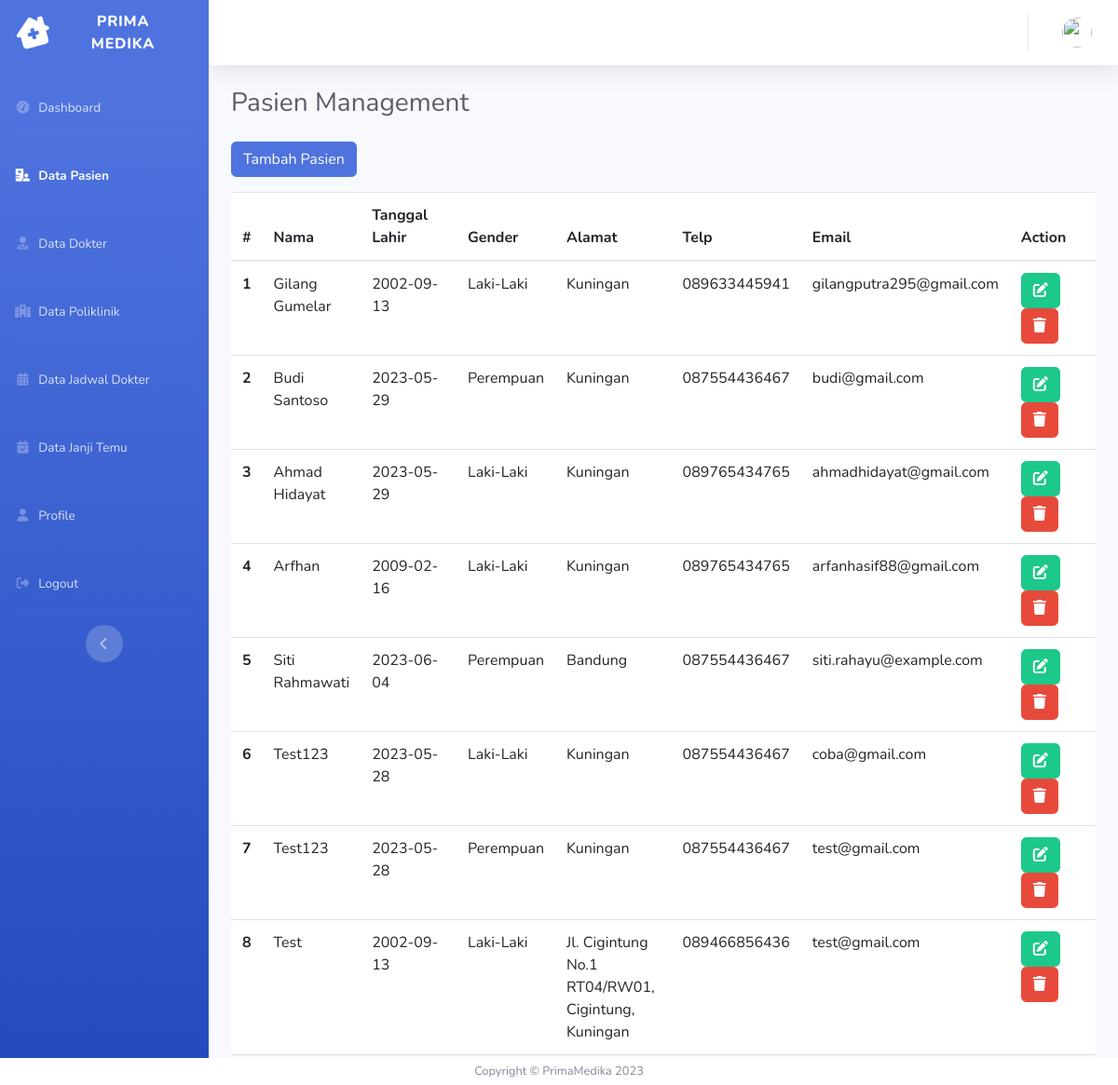
The app's page /index.php/admin/data_pasien with its own data.
### tables this page shows
CREATE TABLE `pasien` (
  `pasien_id` int(11) NOT NULL,
  `name_pasien` varchar(255) NOT NULL,
  `tempat_lahir` varchar(50) NOT NULL,
  `tanggal_lahir` date NOT NULL,
  `jenis_kelamin` enum('Laki-Laki','Perempuan') NOT NULL,
  `alamat` text NOT NULL,
  `nomor_telepon` varchar(20) NOT NULL,
  `email` varchar(50) NOT NULL
);

### application/controllers/Admin.php (called while the page is built, shortened)
<?php
class Admin extends CI_Controller
{
    public function __construct()
    {
        $this->load->model('Admin_model');
    }
    public function data_pasien()
    {
        $data['title'] = 'Pasien Management';
        $data['user'] = $this->Admin_model->getUser();
        $data['pasien'] = $this->Admin_model->getPasien();
        $this->load->view('templates/header', $data);
        $this->load->view('templates/sidebar_admin', $data);
        $this->load->view('templates/topbar', $data);
        $this->load->view('admin/pasien', $data);
        $this->load->view('templates/footer');
    }
}

### index.php (called while the page is built, shortened)
<?php
require_once BASEPATH.'core/CodeIgniter.php';

### application/models/Admin_model.php (called while the page is built, shortened)
<?php
class Admin_model extends CI_Model
{
    public function getPasien()
    {
        $query = $this->db->get('pasien');
        return $query->result_array();
    }
}

### application/views/admin/pasien.php (the view, shortened to what this page needs)
<div class="container-fluid">
    <h1 class="h3 mb-4 text-gray-800"><?= $title; ?></h1>
    <div class="row mb-3">
        <div class="col-lg">
            <a href="" class="btn btn-primary mb-3" data-toggle="modal" data-target="#newModal">Tambah Pasien</a>
            <table class="table table-hover">
                <thead>
                    <tr>
                        <th scope="col" width="20px">#</th>
                        <th scope="col" width="100px">Nama</th>
                        <th scope="col" width="120">Tanggal Lahir</th>
                        <th scope="col" width="30px">Gender</th>
                        <th scope="col" width="130px">Alamat</th>
                        <th scope="col" width="50px">Telp</th>
                        <th scope="col" width="50px">Email</th>
                        <th scope="col" width="110px">Action</th>
                    </tr>
                </thead>
                <tbody>
                    <?php $i = 1; ?>
                    <?php foreach ($pasien as $p) : ?>
                        <tr>
                            <th scope="row"><?= $i++; ?></th>
                            <td><?= $p['name_pasien'] ?></td>
                            <td><?= $p['tanggal_lahir'] ?></td>
                            <td><?= $p['jenis_kelamin'] ?></td>
                            <td><?= $p['alamat'] ?></td>
                            <td><?= $p['nomor_telepon'] ?></td>
                            <td><?= $p['email'] ?></td>
                            <td>
                                <a href="<?= base_url('admin/edit_pasien/' . $p['pasien_id']) ?>" class="btn btn-success"><i class="fas fa-solid fa-pen-to-square"></i></a>
                                <a href="<?= base_url('admin/delete_pasien/' . $p['pasien_id']) ?>" class="btn btn-danger"><i class="fas fa-solid fa-trash"></i></a>
                            </td>
                        </tr>
                    <?php endforeach; ?>
                </tbody>
            </table>
        </div>
    </div>
</div>
</div>

### application/views/templates/header.php (shortened to what this page needs)
<!DOCTYPE html>
<html lang="en">
<head>
    <link href="<?= base_url('assets/'); ?>vendor/fontawesome-free/css/all.min.css" rel="stylesheet" type="text/css">
    <link href="https://cdn.jsdelivr.net/npm/bootstrap@5.3.0/dist/css/bootstrap.min.css" rel="stylesheet">
    <link href="<?= base_url('assets/'); ?>css/sb-admin-2.min.css" rel="stylesheet">
</head>
<body id="page-top">
    <div id="wrapper">

### application/views/templates/sidebar_admin.php
<ul class="navbar-nav bg-gradient-primary sidebar sidebar-dark accordion" id="accordionSidebar">
    <a class="sidebar-brand d-flex align-items-center justify-content-center" href="index.html">
        <div class="sidebar-brand-icon rotate-n-15">
            <i class="fas fa-fw fa-solid fa-house-chimney-medical"></i>
        </div>
        <div class="sidebar-brand-text mx-3">Prima Medika</div>
    </a>
    <hr class="sidebar-divider">
    <li class="nav-item <?= $this->uri->segment(2) == 'index' ? 'active' : '' ?>">
        <a href="<?= base_url('admin/index'); ?>" class="nav-link">
            <i class="fas fa-fw fa-tachometer-alt"></i>
            <span>Dashboard</span>
        </a>
    </li>
    <hr class="sidebar-divider d-none d-md-block">
    <li class="nav-item <?= $this->uri->segment(2) == 'data_pasien' ? 'active' : '' ?>">
        <a href="<?= base_url('admin/data_pasien'); ?>" class="nav-link">
            <i class="fas fa-fw fa-regular fa-hospital-user"></i>
            <span>Data Pasien</span>
        </a>
    </li>
    <hr class="sidebar-divider d-none d-md-block">
    <li class="nav-item <?= $this->uri->segment(2) == 'data_dokter' ? 'active' : '' ?>">
        <a href="<?= base_url('admin/data_dokter'); ?>" class="nav-link">
            <i class="fas fa-fw fa-sharp fa-solid fa-user-doctor"></i>
            <span>Data Dokter</span>
        </a>
    </li>
    <hr class="sidebar-divider d-none d-md-block">
    <li class="nav-item <?= $this->uri->segment(2) == 'data_poli' ? 'active' : '' ?>">
        <a href="<?= base_url('admin/data_poli'); ?>" class="nav-link">
            <i class="fas fa-fwf far fa-hospital"></i>
            <span>Data Poliklinik</span>
        </a>
    </li>
    <hr class="sidebar-divider d-none d-md-block">
    <li class="nav-item <?= $this->uri->segment(2) == 'data_jadwal_dokter' ? 'active' : '' ?>">
        <a href="<?= base_url('admin/data_jadwal_dokter'); ?>" class="nav-link">
            <i class="fas fa-fw fa-solid fa-calendar-days"></i>
            <span>Data Jadwal Dokter</span>
        </a>
    </li>
    <hr class="sidebar-divider d-none d-md-block">
    <li class="nav-item <?= $this->uri->segment(2) == 'data_janji_temu' ? 'active' : '' ?>">
        <a href="<?= base_url('admin/data_janji_temu'); ?>" class="nav-link">
            <i class="fas fa-fw fa-solid fa-calendar-check"></i>
            <span>Data Janji Temu</span>
        </a>
    </li>
    <hr class="sidebar-divider d-none d-md-block">
    <li class="nav-item <?= $this->uri->segment(2) == 'profile' ? 'active' : '' ?>">
        <a href="<?= base_url('admin/profile'); ?>" class="nav-link">
            <i class="fas fa-fw fa-user"></i>
            <span>Profile</span>
        </a>
    </li>
    <hr class="sidebar-divider d-none d-md-block">
    <li class="nav-item">
        <a class="nav-link" href="<?= base_url('auth/logout'); ?>">
            <i class="fas fa-fw fa-right-from-bracket"></i>
            <span>Logout</span></a>
    </li>
    <hr class="sidebar-divider d-none d-md-block">
    <div class="text-center d-none d-md-inline">
        <button class="rounded-circle border-0" id="sidebarToggle"></button>
    </div>
</ul>

### application/views/templates/topbar.php (shortened to what this page needs)
<div id="content-wrapper" class="d-flex flex-column">
    <div id="content">
        <nav class="navbar navbar-expand navbar-light bg-white topbar mb-4 static-top shadow">
            <ul class="navbar-nav ml-auto">
                <li class="nav-item dropdown no-arrow">
                    <a class="nav-link dropdown-toggle" href="#" id="userDropdown" role="button" data-toggle="dropdown" aria-haspopup="true" aria-expanded="false">
                        <img class="img-profile rounded-circle" src="<?= base_url('assets/img/profile/') . $user['image']; ?>">
                    </a>
                </li>
            </ul>
        </nav>

### application/views/templates/footer.php (shortened to what this page needs)
<footer class="sticky-footer fixed-bottom bg-white p-2">
    <div class="container my-auto">
        <div class="copyright text-center my-auto">
            <span>Copyright &copy; PrimaMedika <?= date('Y'); ?></span>
        </div>
    </div>
</footer>
</div>
</div>
</body>
</html>

### records on screen
pasien: name_pasien "Gilang Gumelar", tanggal_lahir "2002-09-13", jenis_kelamin "Laki-Laki", alamat "Kuningan", nomor_telepon "089633445941", email "gilangputra295@gmail.com"
pasien: name_pasien "Budi Santoso", tanggal_lahir "2023-05-29", jenis_kelamin "Perempuan", alamat "Kuningan", nomor_telepon "087554436467", email "budi@gmail.com"
pasien: name_pasien "Ahmad Hidayat", tanggal_lahir "2023-05-29", jenis_kelamin "Laki-Laki", alamat "Kuningan", nomor_telepon "089765434765", email "ahmadhidayat@gmail.com"
pasien: name_pasien "Arfhan", tanggal_lahir "2009-02-16", jenis_kelamin "Laki-Laki", alamat "Kuningan", nomor_telepon "089765434765", email "arfanhasif88@gmail.com"
pasien: name_pasien "Siti Rahmawati", tanggal_lahir "2023-06-04", jenis_kelamin "Perempuan", alamat "Bandung", nomor_telepon "087554436467", email "siti.rahayu@example.com"
pasien: name_pasien "Test123", tanggal_lahir "2023-05-28", jenis_kelamin "Laki-Laki", alamat "Kuningan", nomor_telepon "087554436467", email "coba@gmail.com"
pasien: name_pasien "Test123", tanggal_lahir "2023-05-28", jenis_kelamin "Perempuan", alamat "Kuningan", nomor_telepon "087554436467", email "test@gmail.com"
pasien: name_pasien "Test", tanggal_lahir "2002-09-13", jenis_kelamin "Laki-Laki", alamat "Jl. Cigintung No.1 RT04/RW01, Cigintung, Kuningan", nomor_telepon "089466856436", email "test@gmail.com"

### other values on screen
$title "Pasien Management"
